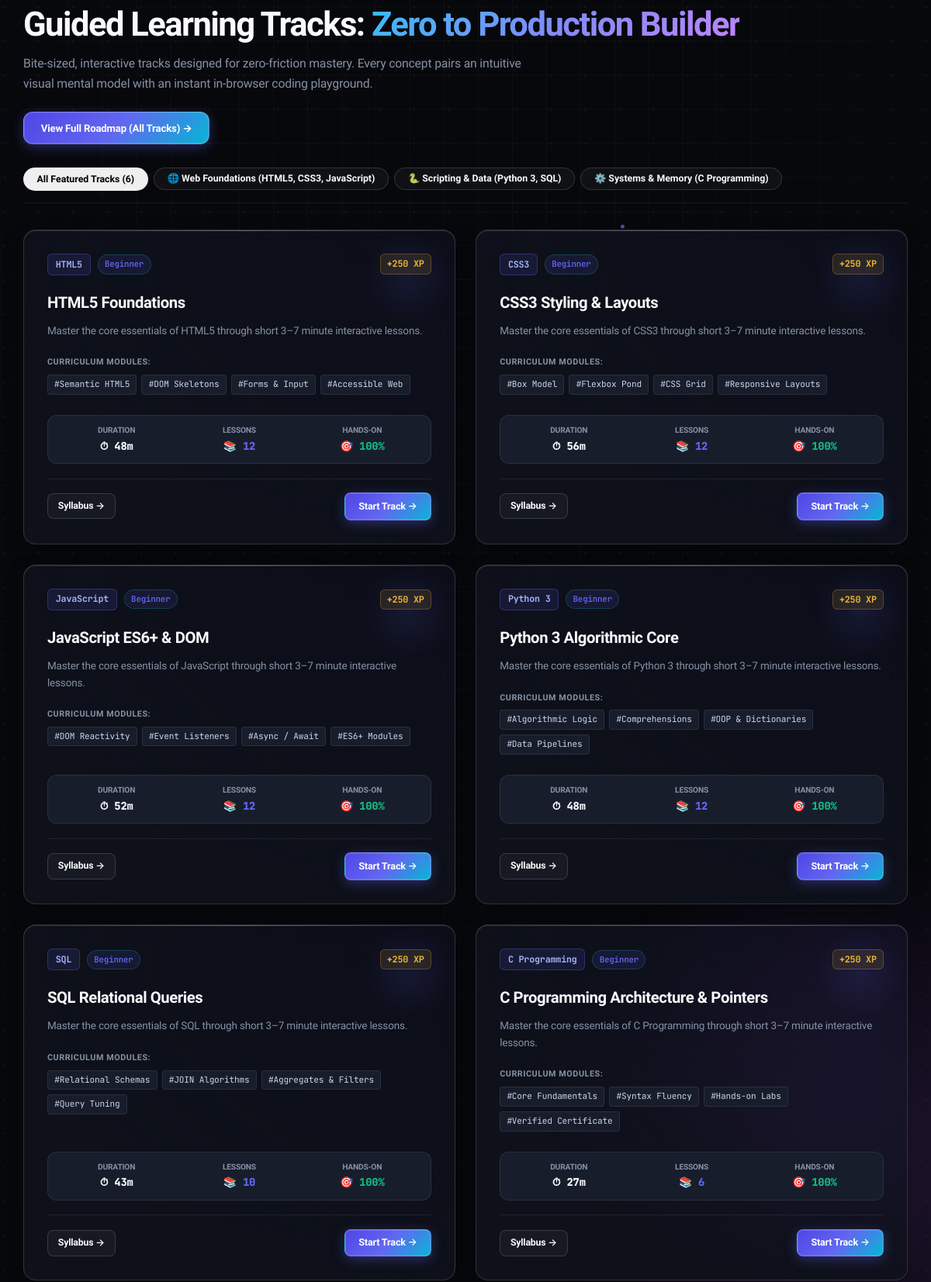
Before: / (middle part) with the older database file.
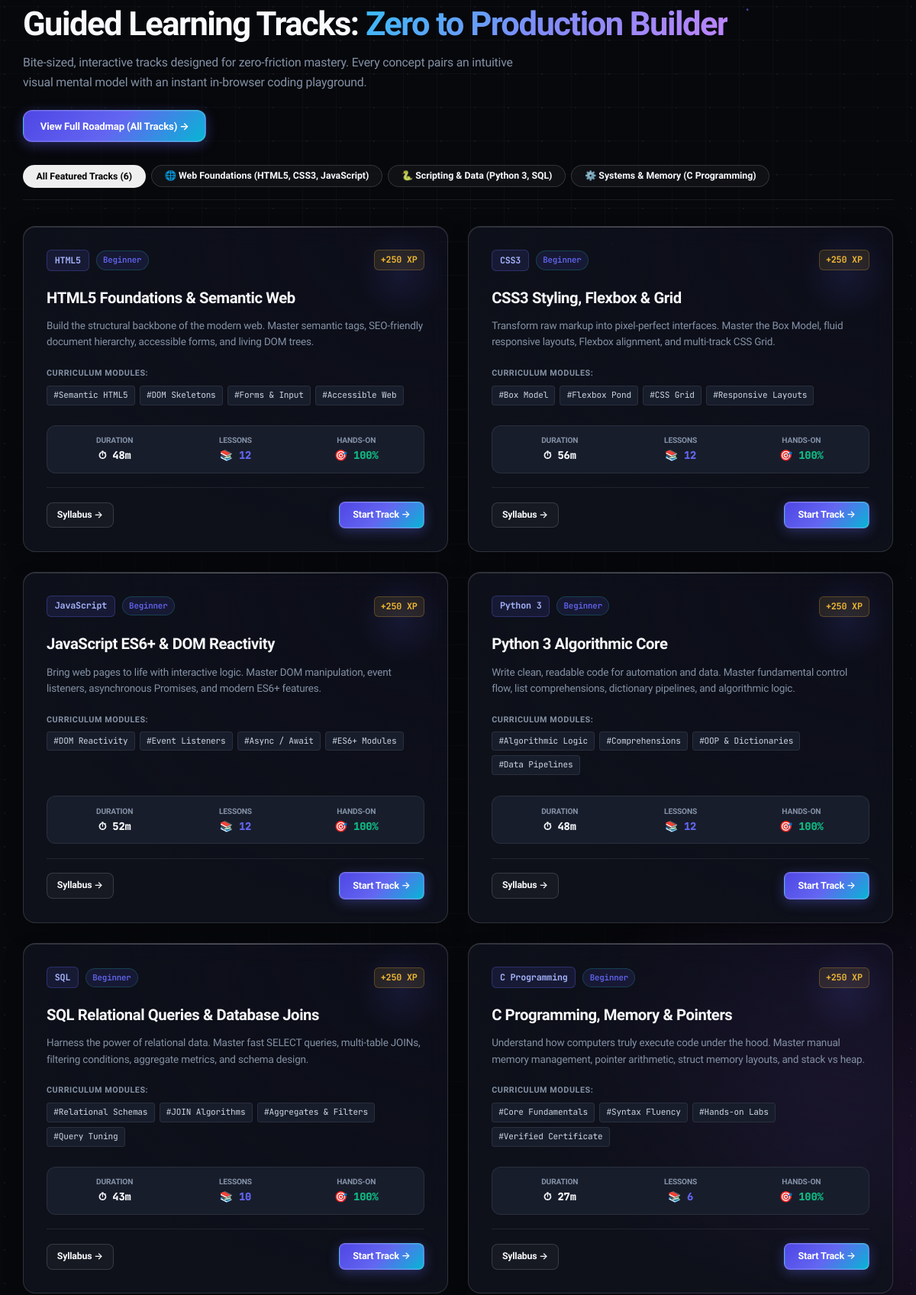
After: the same page with the newer database file.
### learn/models.py (models this page shows, shortened)
class Course(models.Model):
    language = models.ForeignKey(Language, on_delete=models.CASCADE, related_name="courses")
    title = models.CharField(max_length=160)
    slug = models.SlugField(max_length=160, unique=True)
    description = models.TextField()
    level = models.CharField(max_length=40, default="Beginner")
    order = models.PositiveIntegerField(default=0)
    xp_reward = models.PositiveIntegerField(default=200)
    class Meta:
        ordering = ["order", "id"]
    @property
    def total_minutes(self):
        mins = sum(l.est_minutes for l in self.lessons.all())
        return mins if mins > 0 else 30
    @property
    def tags_list(self):
        tag_map = {
            "html-core": ["Semantic HTML5", "DOM Skeletons", "Forms & Input", "Accessible Web"],
            "css-core": ["Box Model", "Flexbox Pond", "CSS Grid", "Responsive Layouts"],
            "javascript-core": ["DOM Reactivity", "Event Listeners", "Async / Await", "ES6+ Modules"],
            "python-core": ["Algorithmic Logic", "Comprehensions", "OOP & Dictionaries", "Data Pipelines"],
            "sql-core": ["Relational Schemas", "JOIN Algorithms", "Aggregates & Filters", "Query Tuning"],
            "c-lang-stubs": ["Memory & Pointers", "Format Strings", "Structs & Arrays", "Deterministic AST"],
            "c-core": ["Memory & Pointers", "Format Strings", "Structs & Arrays", "Deterministic AST"],
            "java-stubs": ["OOP Hierarchy", "Static Typing", "JVM Memory Model", "Exception Guard"],
            "php-stubs": ["Server Request API", "CRUD Operations", "Header Routing", "Database Bridges"],
            "bash-stubs": ["Linux Pipeline", "Regex & Grep", "Stream Redirection", "Shell Automation"],
        }
        return tag_map.get(self.slug, ["Core Fundamentals", "Syntax Fluency", "Hands-on Labs", "Verified Certificate"])

class Language(models.Model):
    name = models.CharField(max_length=80, unique=True)
    slug = models.SlugField(max_length=80, unique=True)
    short_code = models.CharField(max_length=16, default="CODE")
    category = models.CharField(max_length=80, default="Core Foundations")
    summary = models.CharField(max_length=240)
    icon_svg = models.TextField(blank=True, default="")
    order = models.PositiveIntegerField(default=0)
    is_active = models.BooleanField(default=True)
    class Meta:
        ordering = ["order", "name"]

class Lesson(models.Model):
    EXECUTION_TYPES = [
        ("IFRAME", "HTML/CSS/JS Live Preview (Sandboxed iframe)"),
        ("PYODIDE", "Python 3 Client-Side WASM (Pyodide)"),
        ("SQL", "SQL Browser Database (sql.js WASM)"),
        ("PREDICT", "Predict the Output (C, Java, PHP, Bash)"),
        ("QUIZ", "Fill-the-Blank & Multiple Choice"),
    ]
    course = models.ForeignKey(Course, on_delete=models.CASCADE, related_name="lessons")
    title = models.CharField(max_length=200)
    slug = models.SlugField(max_length=200)
    order = models.PositiveIntegerField(default=1)
    est_minutes = models.PositiveIntegerField(default=5, help_text="Bite-sized duration (3-7 min)")
    xp = models.PositiveIntegerField(default=50)
    execution_type = models.CharField(max_length=20, choices=EXECUTION_TYPES, default="IFRAME")
    body_md = models.TextField(help_text="Short markdown explanation (max ~150 words + diagram/example)")
    diagram_svg = models.TextField(blank=True, default="", help_text="Optional clean inline SVG diagram")
    task_prompt = models.TextField(help_text="Clear single task description")
    starter_code = models.TextField(help_text="Initial code placed in editor")
    solution = models.TextField(help_text="Working solution code")
    tests_json = models.JSONField(
        default=list,
        blank=True,
        help_text="List of test checks: [{'id': 'c1', 'desc': 'Has <h1> tag', 'type': 'dom_exists', 'query': 'h1'}]"
    )
    hints_json = models.JSONField(
        default=list,
        blank=True,
        help_text="Hint ladder: ['Hint 1: Check your syntax', 'Hint 2: Use display: flex']"
    )
    class Meta:
        ordering = ["course__order", "order", "id"]
        unique_together = ("course", "slug")

### learn/views.py (the view)
# urls.py: path("", views.landing, name="landing"),
def landing(request):
    featured_courses = Course.objects.select_related("language").prefetch_related("lessons").all()[:6]
    games = Game.objects.all()[:6]
    total_lessons = Lesson.objects.count()
    languages = Language.objects.filter(is_active=True)
    recent_lesson = None
    if request.user.is_authenticated:
        recent_prog = request.user.progress.select_related("lesson__course__language").first()
        if recent_prog:
            recent_lesson = recent_prog.lesson
    return render(
        request,
        "learn/landing.html",
        {
            "featured_courses": featured_courses,
            "games": games,
            "total_lessons": total_lessons,
            "languages": languages,
            "recent_lesson": recent_lesson,
        },
    )

### learn/context_processors.py (called while the page is built, shortened)
def global_stats(request):
    xp = 0
    streak = 1
    completed_ids = []
    return {
        "ADMIN_URL": getattr(settings, "ADMIN_URL", "hidden-core-cms"),
        "user_xp": xp,
        "user_streak": streak,
        "completed_lesson_ids": completed_ids,
        "nav_languages": Language.objects.filter(is_active=True).prefetch_related("courses")[:6],
    }

### templates/learn/landing.html (shortened to what the changed rows need)
{% extends "base.html" %}
{% load static %}
{% block content %}
<div class="shell shell-wide" style="padding-top: 2.5rem; padding-bottom: 6rem;">
  <section style="margin: 5.5rem 0;">
    <div style="display: flex; justify-content: space-between; align-items: flex-end; margin-bottom: 2rem; flex-wrap: wrap; gap: 1.5rem;">
      <div>
        <h2 style="font-size: clamp(2.1rem, 3.8vw, 2.9rem); font-weight: 800; color: var(--text-primary); letter-spacing: -0.035em; line-height: 1.15; margin: 0 0 0.85rem 0;">
          Guided Learning Tracks: <span style="background: linear-gradient(135deg, #38bdf8 0%, #818cf8 50%, #c084fc 100%); -webkit-background-clip: text; -webkit-text-fill-color: transparent;">Zero to Production Builder</span>
        </h2>
      </div>
    </div>
    <div class="featured-tracks-grid">
      {% for course in featured_courses %}
      <div class="cq-card cq-card-interactive featured-course-card" data-cat="{% if course.language.slug == 'html' or course.language.slug == 'css' or course.language.slug == 'javascript' %}web{% elif course.language.slug == 'python' or course.language.slug == 'sql' %}data{% else %}systems{% endif %}" style="display: flex; flex-direction: column; justify-content: space-between; padding: 2rem; border: 1px solid var(--border-medium); border-radius: var(--radius-lg); background: radial-gradient(ellipse at top right, rgba(99, 102, 241, 0.06), var(--bg-surface) 75%); position: relative; overflow: hidden;">
        <div style="position: absolute; top: 0; right: 0; width: 120px; height: 120px; background: radial-gradient(circle, rgba(99, 102, 241, 0.12), transparent 70%); pointer-events: none;"></div>
        <div>
          <div style="display: flex; justify-content: space-between; align-items: center; margin-bottom: 1.25rem;">
            <div style="display: flex; align-items: center; gap: 0.6rem;">
              <span style="font-size: 0.78rem; font-family: var(--font-mono); font-weight: 700; background: rgba(99, 102, 241, 0.12); border: 1px solid rgba(99, 102, 241, 0.3); padding: 0.25rem 0.65rem; border-radius: 6px; color: #a5b4fc;">
                {{ course.language.name }}
              </span>
              <span style="font-size: 0.72rem; font-family: var(--font-mono); font-weight: 600; color: var(--accent); background: var(--accent-subtle); border: 1px solid rgba(20, 184, 166, 0.25); padding: 0.2rem 0.55rem; border-radius: 999px;">
                {{ course.level }}
              </span>
            </div>
            <span style="font-size: 0.78rem; font-family: var(--font-mono); font-weight: 700; color: #fbbf24; background: rgba(251, 191, 36, 0.1); border: 1px solid rgba(251, 191, 36, 0.25); padding: 0.2rem 0.55rem; border-radius: 6px;">
              +{{ course.xp_reward }} XP
            </span>
          </div>
          <h3 style="font-size: 1.35rem; font-weight: 800; color: var(--text-primary); margin-bottom: 0.65rem; letter-spacing: -0.02em;">
            <a href="{% url 'course_detail' course.slug %}" style="color: inherit; text-decoration: none;">
              {{ course.title }}
            </a>
          </h3>
          <p style="font-size: 0.9rem; color: var(--text-muted); line-height: 1.6; margin-bottom: 1.4rem;">
            {{ course.description }}
          </p>
          <div style="margin-bottom: 1.75rem;">
            <div style="font-size: 0.72rem; font-weight: 700; text-transform: uppercase; color: var(--text-muted); letter-spacing: 0.05em; margin-bottom: 0.5rem;">
              Curriculum Modules:
            </div>
            <div style="display: flex; flex-wrap: wrap; gap: 0.4rem;">
              {% for tag in course.tags_list %}
              <span style="font-size: 0.74rem; font-family: var(--font-mono); background: var(--bg-panel); border: 1px solid var(--border-subtle); padding: 0.2rem 0.55rem; border-radius: 4px; color: var(--text-secondary);">
                #{{ tag }}
              </span>
              {% endfor %}
            </div>
          </div>
        </div>
        <div>
          <div style="display: grid; grid-template-columns: repeat(3, 1fr); gap: 0.5rem; background: var(--bg-panel); padding: 0.75rem 0.85rem; border-radius: var(--radius-md); border: 1px solid var(--border-subtle); margin-bottom: 1.25rem; text-align: center;">
            <div>
              <div style="font-size: 0.68rem; color: var(--text-muted); text-transform: uppercase; font-weight: 600;">Duration</div>
              <div style="font-size: 0.92rem; font-weight: 800; font-family: var(--font-mono); color: var(--text-primary);">
                ⏱ {{ course.total_minutes }}m
              </div>
            </div>
            <div>
              <div style="font-size: 0.68rem; color: var(--text-muted); text-transform: uppercase; font-weight: 600;">Lessons</div>
              <div style="font-size: 0.92rem; font-weight: 800; font-family: var(--font-mono); color: var(--accent);">
                📚 {{ course.lessons.count }}
              </div>
            </div>
            <div>
              <div style="font-size: 0.68rem; color: var(--text-muted); text-transform: uppercase; font-weight: 600;">Hands-on</div>
              <div style="font-size: 0.92rem; font-weight: 800; font-family: var(--font-mono); color: #10b981;">
                🎯 100%
              </div>
            </div>
          </div>
          <div style="display: flex; align-items: center; justify-content: space-between; padding-top: 1.15rem; border-top: 1px solid var(--border-subtle);">
            <a href="{% url 'course_detail' course.slug %}" class="btn btn-ghost" style="font-size: 0.82rem; padding: 0.4rem 0.85rem;">
              Syllabus &rarr;
            </a>
            <a href="{% url 'course_detail' course.slug %}" class="btn btn-primary" style="font-size: 0.84rem; padding: 0.45rem 1.15rem;">
              Start Track &rarr;
            </a>
          </div>
        </div>
      </div>
      {% empty %}
      <div style="grid-column: 1 / -1; text-align: center; padding: 3rem; color: var(--text-muted);">
        No courses available.
      </div>
      {% endfor %}
    </div>
  </section>
</div>
{% endblock %}

Changed rows visible on the page:
changed Course "HTML5": title "HTML5 Foundations" → "HTML5 Foundations & Semantic Web"; description "Master the core essentials of HTML5 through short 3–7 minute interactive lessons." → "Build the structural backbone of the modern web. Master semantic tags, SEO-friendly document hierarchy, accessible forms, and living DOM trees."
changed Course "CSS3": title "CSS3 Styling & Layouts" → "CSS3 Styling, Flexbox & Grid"; description "Master the core essentials of CSS3 through short 3–7 minute interactive lessons." → "Transform raw markup into pixel-perfect interfaces. Master the Box Model, fluid responsive layouts, Flexbox alignment, and multi-track CSS Grid."
changed Course "JavaScript": title "JavaScript ES6+ & DOM" → "JavaScript ES6+ & DOM Reactivity"; description "Master the core essentials of JavaScript through short 3–7 minute interactive lessons." → "Bring web pages to life with interactive logic. Master DOM manipulation, event listeners, asynchronous Promises, and modern ES6+ features."
changed Course "Python 3 Algorithmic Core": description "Master the core essentials of Python 3 through short 3–7 minute interactive lessons." → "Write clean, readable code for automation and data. Master fundamental control flow, list comprehensions, dictionary pipelines, and algorithmic logic."
changed Course "SQL": title "SQL Relational Queries" → "SQL Relational Queries & Database Joins"; description "Master the core essentials of SQL through short 3–7 minute interactive lessons." → "Harness the power of relational data. Master fast SELECT queries, multi-table JOINs, filtering conditions, aggregate metrics, and schema design."
changed Course "C Programming": title "C Programming Architecture & Pointers" → "C Programming, Memory & Pointers"; description "Master the core essentials of C Programming through short 3–7 minute interactive lessons." → "Understand how computers truly execute code under the hood. Master manual memory management, pointer arithmetic, struct memory layouts, and stack vs heap."
